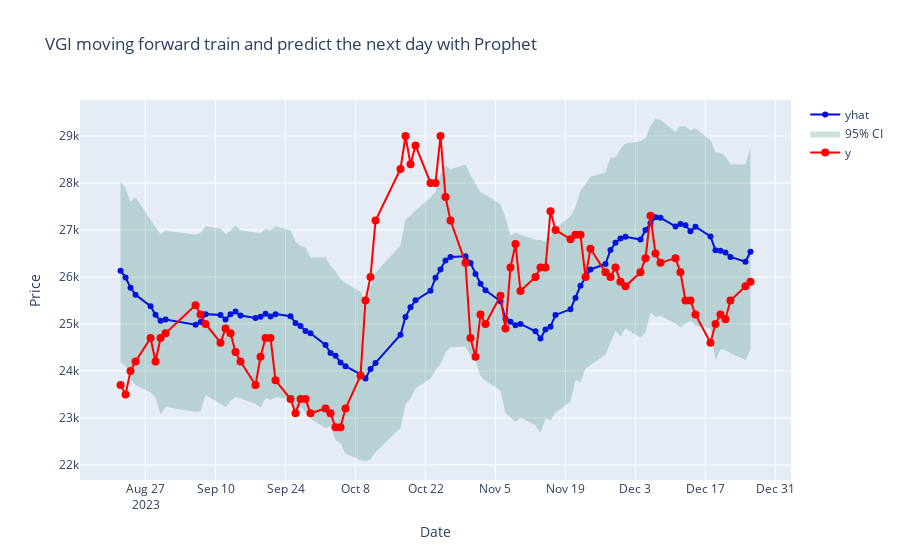

The notebook cell saved with this chart:
### Code cell
compare_result = compare_result.reset_index()

# Plotting with Plotly
fig = go.Figure()

# Plot yhat as a line
fig.add_trace(go.Scatter(x=compare_result['ds'], y=compare_result['yhat'], mode='lines+markers', name='yhat', line=dict(color='blue')))

# Plot the confidence interval
fig.add_trace(go.Scatter(x=compare_result['ds'].tolist() + compare_result['ds'].tolist()[::-1],
                         y=compare_result['yhat_upper'].tolist() + compare_result['yhat_lower'].tolist()[::-1],
                         fill='toself',
                         fillcolor='rgba(0,100,80,0.2)',
                         line=dict(color='rgba(255,255,255,0)'),
                         name='95% CI'))

# Plot y as points
fig.add_trace(go.Scatter(x=compare_result['ds'], y=compare_result['y'], mode='lines+markers', name='y', marker=dict(color='red', size=8)))

# Set layout
fig.update_layout(title='VGI moving forward train and predict the next day with Prophet',
                  xaxis_title='Date',
                  yaxis_title='Price',
                  showlegend=True)

# Show the plot
fig.show()
